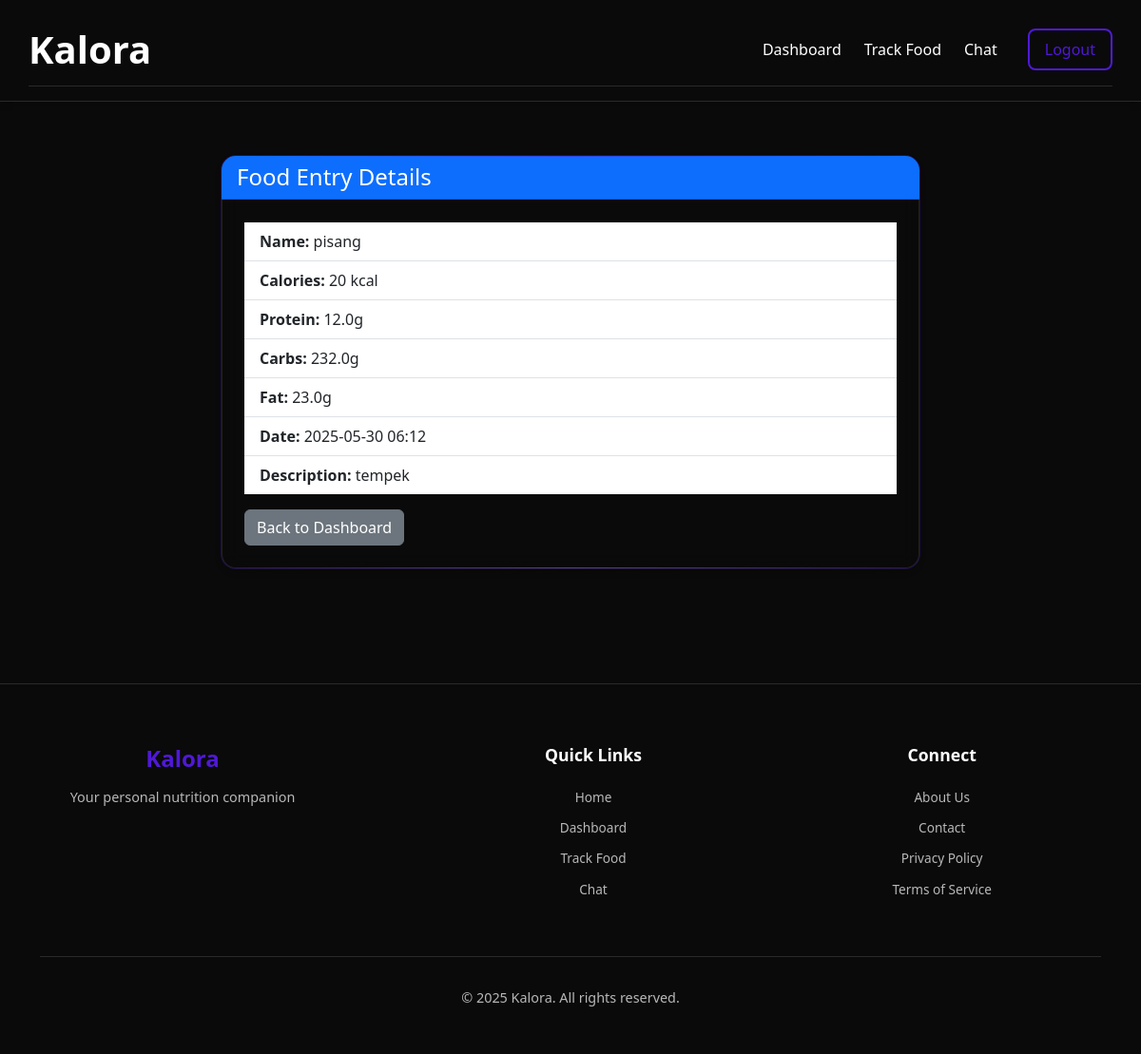
The app's page /food_entry/1 (signed in) with its own data.
### app.py (models this page shows)
class FoodEntry(db.Model):
    __tablename__ = 'food_entry'
    id = db.Column(db.Integer, primary_key=True)
    user_id = db.Column(db.Integer, db.ForeignKey('user.id'), nullable=False)
    name = db.Column(db.String(120), nullable=False)
    calories = db.Column(db.Float, nullable=True)
    protein = db.Column(db.Float, nullable=True)
    carbs = db.Column(db.Float, nullable=True)
    fat = db.Column(db.Float, nullable=True)
    date = db.Column(db.DateTime, nullable=False, default=datetime.utcnow)
    description = db.Column(db.Text, nullable=True)
    image_filename = db.Column(db.String(255), nullable=True)
    image_analysis = db.Column(db.Text, nullable=True)
    user = db.relationship('User', backref=db.backref('food_entries', lazy=True))

### app.py (the view)
@app.route('/food_entry/<int:entry_id>')
@login_required
def food_entry_detail(entry_id):
    entry = FoodEntry.query.filter_by(id=entry_id, user_id=current_user.id).first_or_404()
    return render_template('food_entry_detail.html', entry=entry)

### app.py (called while the page is built)
@login_manager.user_loader
def load_user(user_id):
    try:
        return User.query.get(int(user_id))
    except:
        return None

### templates/food_entry_detail.html (shortened to what this page needs)
{% extends "base.html" %}
{% block content %}
<div class="container py-4">
    <div class="row justify-content-center">
        <div class="col-lg-8">
            <div class="card glass">
                <div class="card-header bg-primary text-white">
                    <h4 class="mb-0">Food Entry Details</h4>
                </div>
                <div class="card-body">
                    <ul class="list-group list-group-flush">
                        <li class="list-group-item"><strong>Name:</strong> {{ entry.name }}</li>
                        <li class="list-group-item"><strong>Calories:</strong> {{ "%.0f"|format(entry.calories or 0) }} kcal</li>
                        <li class="list-group-item"><strong>Protein:</strong> {{ "%.1f"|format(entry.protein or 0) }}g</li>
                        <li class="list-group-item"><strong>Carbs:</strong> {{ "%.1f"|format(entry.carbs or 0) }}g</li>
                        <li class="list-group-item"><strong>Fat:</strong> {{ "%.1f"|format(entry.fat or 0) }}g</li>
                        <li class="list-group-item"><strong>Date:</strong> {{ entry.date.strftime('%Y-%m-%d %H:%M') }}</li>
                        {% if entry.description %}
                        <li class="list-group-item"><strong>Description:</strong> {{ entry.description }}</li>
                        {% endif %}
                    </ul>
                    <a href="{{ url_for('dashboard') }}" class="btn btn-secondary mt-3">Back to Dashboard</a>
                </div>
            </div>
        </div>
    </div>
</div>
{% endblock %}

### static/style.css (style rules this page uses)
:root { --cal-primary: #7A73D1; --cal-secondary: #00C9A7; --cal-accent: #FFD166; --cal-background: #211C84; --cal-surface: #FFFFFF; --cal-text: #22223B; --cal-text-secondary: #6B7280; --cal-border: #E5E7EB; --cal-shadow: rgba(108, 99, 255, 0.08); --font-family-sans: 'Inter', -apple-system, BlinkMacSystemFont, "Segoe UI", Roboto, Helvetica, Arial, sans-serif, "Apple Color Emoji", "Segoe UI Emoji", "Segoe UI Symbol"; --border-radius-sm: 5px; --border-radius-md: 10px; --shadow-sm: 0 2px 4px rgba(0, 0, 0, 0.06); --shadow-md: 0 5px 15px rgba(0, 0, 0, 0.08); --transition-speed: 0.25s; }
*, *::before, *::after { box-sizing: border-box; margin: 0; padding: 0; }
html { scroll-behavior: smooth; font-size: 16px; }
body { background-color: var(--cal-background); color: var(--cal-text); font-family: 'Inter', sans-serif; line-height: 1.6; display: flex; flex-direction: column; min-height: 100vh; -webkit-font-smoothing: antialiased; -moz-osx-font-smoothing: grayscale; }
.container { width: 100%; max-width: 1180px; margin-left: auto; margin-right: auto; padding-left: 1.5rem; padding-right: 1.5rem; }
a { color: var(--primary-color); text-decoration: none; transition: color var(--transition-speed) ease; }
.btn { border-radius: 12px; font-weight: 500; padding: 0.75rem 1.5rem; transition: all 0.2s cubic-bezier(0.4, 0, 0.2, 1); position: relative; overflow: hidden; }
.btn-secondary { background-color: var(--input-bg); color: var(--text-color); border-color: var(--border-color); }
.card { background: var(--cal-surface); border: 1px solid var(--cal-border); border-radius: 16px; box-shadow: 0 4px 24px var(--cal-shadow); transition: transform 0.2s cubic-bezier(0.4, 0, 0.2, 1); overflow: hidden; animation: fadeIn 0.3s ease; }
.card-body { padding: 1.5rem 1.75rem; }

### templates/base.html (style rules this page uses)
:root { --cal-primary: #4F19D6; --cal-secondary: #00C9A7; --cal-accent: #FFD166; --cal-background: #0A0A0A; --cal-surface: #FFFFFF; --cal-text: #FFFFFF; --cal-text-secondary: #B8B8B8; --cal-border: #2A2A2A; --cal-shadow: rgba(0, 0, 0, 0.2); }
body { background-color: var(--cal-background); color: var(--cal-text); min-height: 100vh; display: flex; flex-direction: column; }
.card { background-color: var(--cal-background); border: 1px solid rgba(79, 25, 214, 0.2); border-radius: 16px; box-shadow: 0 4px 6px rgba(0, 0, 0, 0.1), 0 1px 3px rgba(0, 0, 0, 0.08), inset 0 0 0 1px rgba(255, 255, 255, 0.1); backdrop-filter: blur(10px); transition: all 0.3s ease; position: relative; overflow: hidden; }
.card::before { content: ''; position: absolute; top: 0; left: 0; right: 0; height: 1px; background: linear-gradient( 90deg, transparent, rgba(79, 25, 214, 0.5), transparent ); }
.card::after { content: ''; position: absolute; bottom: 0; left: 0; right: 0; height: 1px; background: linear-gradient( 90deg, transparent, rgba(255, 255, 255, 0.2), transparent ); }
.card-body { padding: 1.5rem; position: relative; z-index: 1; }
.card.glass { background: rgba(10, 10, 10, 0.7); backdrop-filter: blur(10px); border: 1px solid rgba(79, 25, 214, 0.3); }

### records on screen
FoodEntry: name "pisang", calories "20", protein "12.0", carbs "232.0", fat "23.0", date "2025-05-30 06:12", description "tempek"
